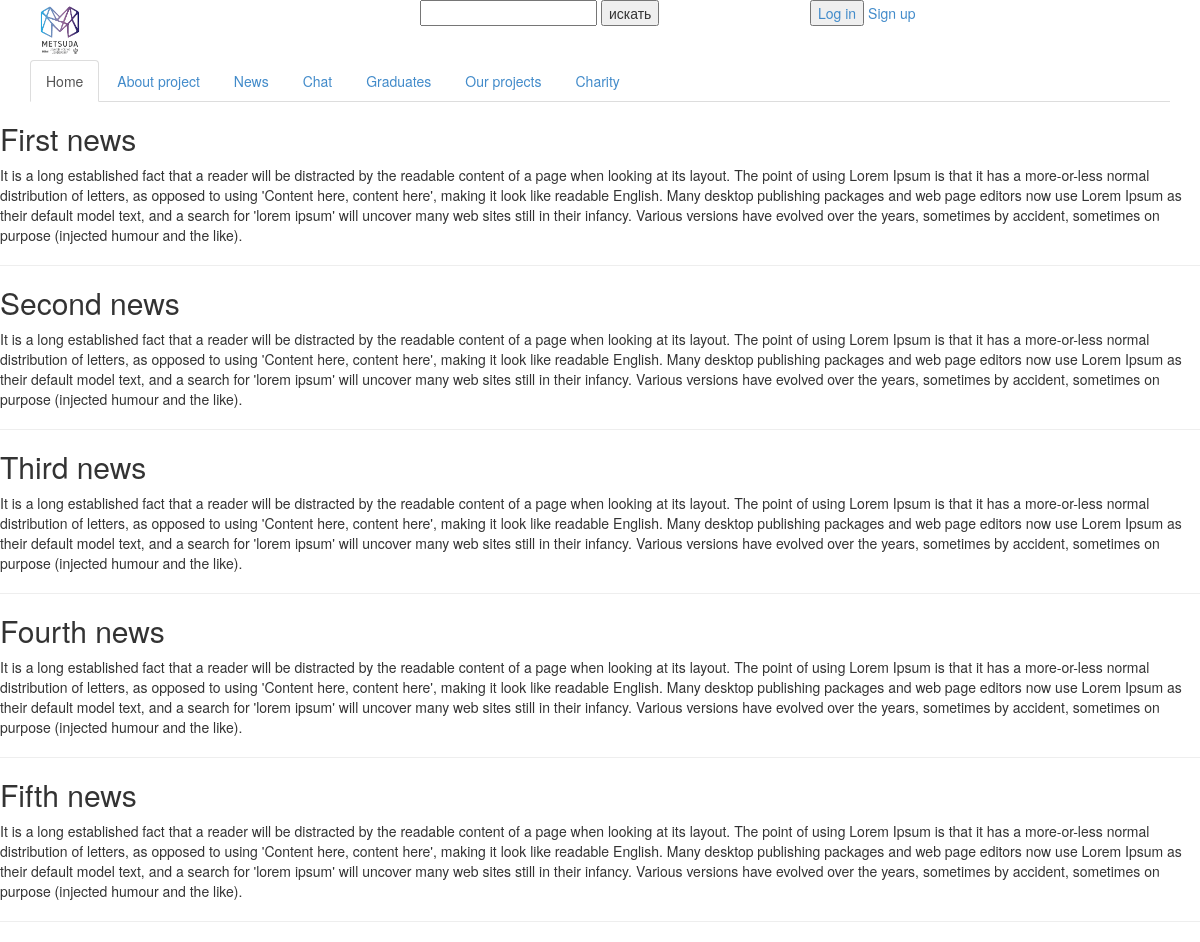
Before: /news/ with the older database file.
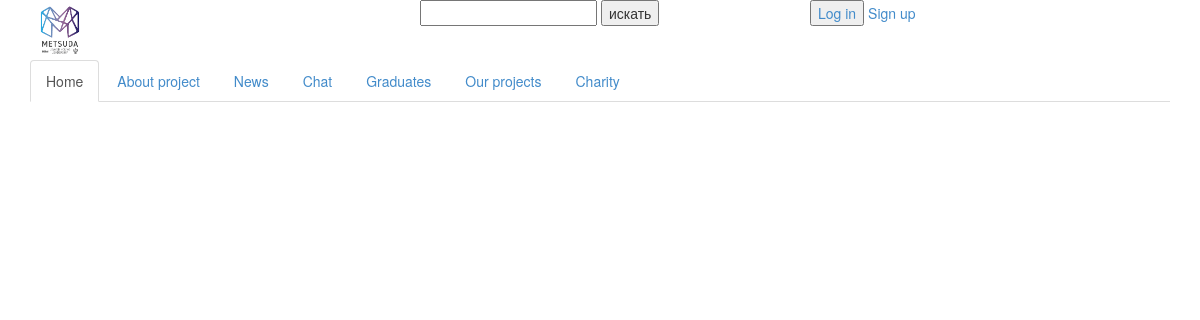
After: the same page with the newer database file.
### web_service/models.py (models this page shows, shortened)
class News(models.Model):
    item_title = models.CharField(max_length=110)
    item_text = models.TextField(max_length=3000)
    pub_date = models.DateTimeField('date published')
    published = models.BooleanField(default = True)
    category = models.ForeignKey(NewsCategory, on_delete=models.CASCADE)

### web_service/views.py (the view)
# urls.py: path('news/', views.news, name='news'),
def news(request):
	news = News.objects.order_by('pub_date')[:20]
	context = {
	'news': news,
	}
	return render(request, 'news.html', context)

### web_service/templates/news.html (shortened to what this page needs)
{%extends "base.html"%}
{%block content%}
	{%for item in news%}
		<h2>{{item.item_title}}</h2>
		<p>{{item.item_text}}</p>
		<hr>
	{%endfor%}
{%endblock content%}

Changed rows visible on the page:
removed News: item_title "First news", item_text "It is a long established fact that a reader will be distracted by the readable content of a page when looking at its layout. The point of using Lorem Ipsum is that it has a more-or-less normal distribution of letters, as opposed to using 'Content here, content here', making it look like readable English. Many desktop publishing packages and web page editors now use Lorem Ipsum as their default model text, and a search for 'lorem ipsum' will uncover many web sites still in their infancy. Various versions have evolved over the years, sometimes by accident, sometimes on purpose (injected humour and the like)."
removed News: item_title "Second news", item_text "It is a long established fact that a reader will be distracted by the readable content of a page when looking at its layout. The point of using Lorem Ipsum is that it has a more-or-less normal distribution of letters, as opposed to using 'Content here, content here', making it look like readable English. Many desktop publishing packages and web page editors now use Lorem Ipsum as their default model text, and a search for 'lorem ipsum' will uncover many web sites still in their infancy. Various versions have evolved over the years, sometimes by accident, sometimes on purpose (injected humour and the like)."
removed News: item_title "Third news", item_text "It is a long established fact that a reader will be distracted by the readable content of a page when looking at its layout. The point of using Lorem Ipsum is that it has a more-or-less normal distribution of letters, as opposed to using 'Content here, content here', making it look like readable English. Many desktop publishing packages and web page editors now use Lorem Ipsum as their default model text, and a search for 'lorem ipsum' will uncover many web sites still in their infancy. Various versions have evolved over the years, sometimes by accident, sometimes on purpose (injected humour and the like)."
removed News: item_title "Fourth news", item_text "It is a long established fact that a reader will be distracted by the readable content of a page when looking at its layout. The point of using Lorem Ipsum is that it has a more-or-less normal distribution of letters, as opposed to using 'Content here, content here', making it look like readable English. Many desktop publishing packages and web page editors now use Lorem Ipsum as their default model text, and a search for 'lorem ipsum' will uncover many web sites still in their infancy. Various versions have evolved over the years, sometimes by accident, sometimes on purpose (injected humour and the like)."
removed News: item_title "Fifth news", item_text "It is a long established fact that a reader will be distracted by the readable content of a page when looking at its layout. The point of using Lorem Ipsum is that it has a more-or-less normal distribution of letters, as opposed to using 'Content here, content here', making it look like readable English. Many desktop publishing packages and web page editors now use Lorem Ipsum as their default model text, and a search for 'lorem ipsum' will uncover many web sites still in their infancy. Various versions have evolved over the years, sometimes by accident, sometimes on purpose (injected humour and the like)."
